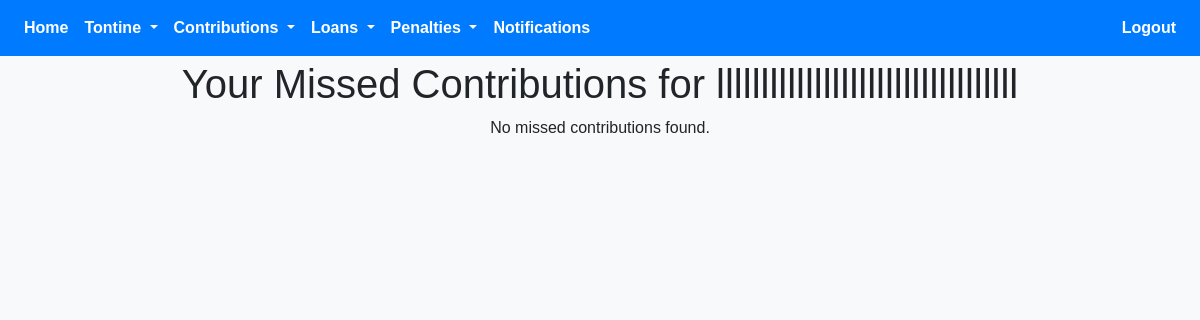
The app's page /paid_missed_contribution.php?id=58 (signed in), older data.
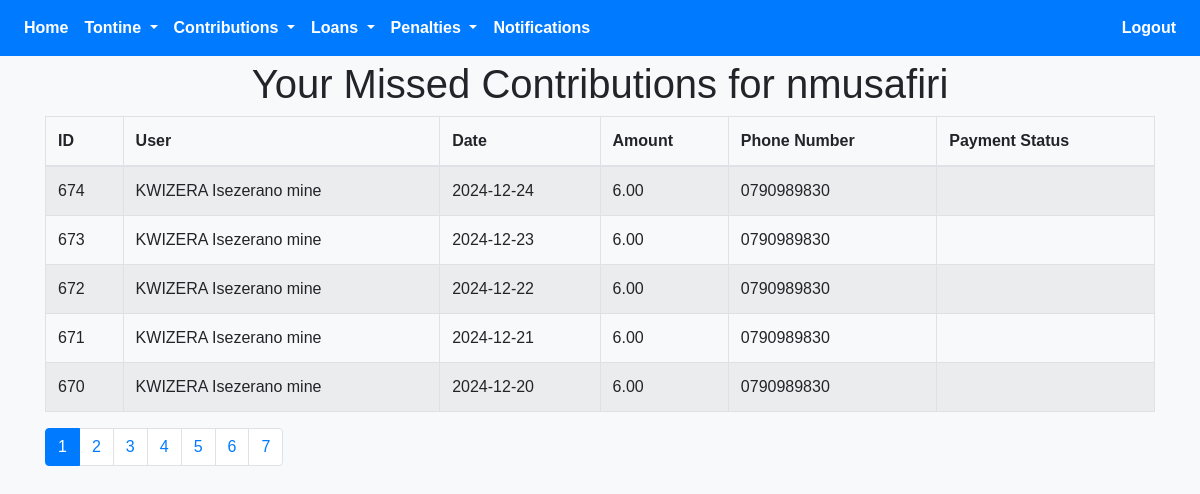
The same page, newer data.
### tables this page shows
CREATE TABLE `tontine` (
  `id` int(11) NOT NULL,
  `tontine_name` varchar(255) NOT NULL,
  `logo` varchar(255) DEFAULT NULL,
  `join_date` date NOT NULL,
  `province` varchar(100) NOT NULL,
  `district` varchar(100) NOT NULL,
  `sector` varchar(100) NOT NULL,
  `total_contributions` decimal(10,2) NOT NULL,
  `occurrence` enum('Daily','Weekly','Monthly') NOT NULL,
  `time` time DEFAULT NULL,
  `day` enum('Monday','Tuesday','Wednesday','Thursday','Friday','Saturday','Sunday') DEFAULT NULL,
  `date` date DEFAULT NULL,
  `created_at` timestamp NOT NULL DEFAULT current_timestamp(),
  `user_id` int(11) DEFAULT NULL,
  `role` varchar(30) NOT NULL,
  `purpose` varchar(255) NOT NULL,
  `rules` varchar(255) NOT NULL,
  `status` enum('Not Justified','Justification Request sent','Justified','Rejected') DEFAULT 'Not Justified',
  `reason` varchar(255) NOT NULL,
  `interest` decimal(10,2) NOT NULL DEFAULT 0.00,
  `payment_frequency` enum('Monthly','Weekly') NOT NULL,
  `frequent_payment_date` date DEFAULT NULL,
  `frequent_payment_day` enum('Monday','Tuesday','Wednesday','Thursday','Friday','Saturday','Sunday') DEFAULT NULL,
  `late_contribution_penalty` int(50) NOT NULL
);

CREATE TABLE `missed_contributions` (
  `id` int(11) NOT NULL,
  `user_id` int(11) NOT NULL,
  `tontine_id` int(11) NOT NULL,
  `missed_amount` decimal(10,2) NOT NULL,
  `missed_date` date NOT NULL,
  `created_at` timestamp NOT NULL DEFAULT current_timestamp(),
  `status` enum('Paid','Unpaid') DEFAULT 'Unpaid'
);

CREATE TABLE `users` (
  `id` int(11) NOT NULL,
  `firstname` varchar(50) NOT NULL,
  `lastname` varchar(50) NOT NULL,
  `phone_number` varchar(15) NOT NULL,
  `idno` varchar(50) NOT NULL,
  `idnotype` varchar(50) NOT NULL,
  `idno_picture` varchar(255) NOT NULL,
  `behalf_name` varchar(30) NOT NULL,
  `behalf_phone_number` varchar(30) NOT NULL,
  `password` varchar(255) NOT NULL,
  `image` varchar(255) NOT NULL,
  `otp` int(11) DEFAULT 0,
  `verified` tinyint(4) NOT NULL DEFAULT 0,
  `otp_used` tinyint(1) NOT NULL DEFAULT 0,
  `otp_login` int(11) NOT NULL DEFAULT 0,
  `otp_forgot` int(11) NOT NULL,
  `otp_behalf` int(11) NOT NULL,
  `otp_behalf_used` tinyint(1) NOT NULL,
  `terms` tinyint(1) DEFAULT 0,
  `created_at` timestamp NOT NULL DEFAULT current_timestamp(),
  `updated_at` timestamp NOT NULL DEFAULT current_timestamp() ON UPDATE current_timestamp(),
  `role` enum('User','Sector','Court') DEFAULT 'User'
);

### paid_missed_contribution.php (the view, shortened to what the changed rows need)
<?php
require 'config.php';
$tontine_id = isset($_GET['id']) ? (int)$_GET['id'] : null;
$perPage = 5;
$page = isset($_GET['page']) ? (int)$_GET['page'] : 1;
$page = max($page, 1);
$start = ($page - 1) * $perPage;
try {
    $countStmt = $pdo->prepare("
        SELECT COUNT(DISTINCT mc.user_id, mc.missed_date) AS total
        FROM missed_contributions mc
        JOIN users u ON mc.user_id = u.id
        WHERE mc.tontine_id = :tontine_id
    ");
    $countStmt->execute([
        'tontine_id' => $tontine_id,
    ]);
    $totalCount = $countStmt->fetch(PDO::FETCH_ASSOC)['total'];
    $stmt = $pdo->prepare("
        SELECT mc.id, mc.missed_date, mc.missed_amount, mc.status, u.phone_number, u.firstname, u.lastname, u.id as user_id,
               mcp.payment_status, mcp.transaction_ref
        FROM missed_contributions mc
        LEFT JOIN users u ON mc.user_id = u.id
        LEFT JOIN missed_contribution_payment mcp ON mc.id = mcp.missed_id
        WHERE mc.tontine_id = :tontine_id
        AND mc.user_id = :user_id
        AND mc.id IN (
            SELECT MAX(mc.id) FROM missed_contributions mc
            WHERE mc.tontine_id = :tontine_id
            GROUP BY mc.user_id, mc.missed_date
        )
        ORDER BY mc.missed_date DESC
        LIMIT :start, :perPage
    ");
    $stmt->bindValue(':tontine_id', $tontine_id, PDO::PARAM_INT);
    $stmt->bindValue(':user_id', $_SESSION['user_id'], PDO::PARAM_INT);
    $stmt->bindValue(':start', $start, PDO::PARAM_INT);
    $stmt->bindValue(':perPage', $perPage, PDO::PARAM_INT);
    $stmt->execute();
    $contributions = $stmt->fetchAll(PDO::FETCH_ASSOC);
    $tontineStmt = $pdo->prepare("SELECT tontine_name FROM tontine WHERE id = :id");
    $tontineStmt->bindParam(':id', $tontine_id, PDO::PARAM_INT);
    $tontineStmt->execute();
    $tontine = $tontineStmt->fetch(PDO::FETCH_ASSOC);
} catch (PDOException $e) {
    die("Error: " . htmlspecialchars($e->getMessage()));
}
?>
<!DOCTYPE html>
<html lang="en">
<head>
    <link rel="stylesheet" href="https://stackpath.bootstrapcdn.com/bootstrap/4.5.2/css/bootstrap.min.css">
    <link rel="stylesheet" href="https://cdnjs.cloudflare.com/ajax/libs/font-awesome/5.15.4/css/all.min.css">
</head>
<body>
    <div class="container mt-1">
        <h1 class="text-center">Your Missed Contributions for <?php echo htmlspecialchars($tontine['tontine_name']); ?></h1>
        <?php if (!empty($contributions)): ?>
          <table class="table table-bordered table-striped">
            <thead>
                <tr>
                    <th>ID</th>
                    <th>User</th>
                    <th>Date</th>
                    <th>Amount</th>
                    <th>Phone Number</th>
                    <th>Payment Status</th>
                </tr>
            </thead>
            <tbody>
                <?php foreach ($contributions as $contribution): ?>
                  <tr>
                    <td><?php echo htmlspecialchars($contribution['id']); ?></td>
                    <td><?php echo htmlspecialchars($contribution['firstname'] . ' ' . $contribution['lastname']); ?></td>
                    <td><?php echo htmlspecialchars($contribution['missed_date']); ?></td>
                    <td><?php echo htmlspecialchars($contribution['missed_amount']); ?></td>
                    <td><?php echo htmlspecialchars($contribution['phone_number']); ?></td>
                    <td><?php echo htmlspecialchars($contribution['payment_status']); ?></td>
                  </tr>
                <?php endforeach; ?>
            </tbody>
        </table>
        <div class="text-center">
            <nav aria-label="Page navigation">
                <ul class="pagination">
                    <?php for ($i = 1; $i <= ceil($totalCount / $perPage); $i++): ?>
                        <li class="page-item <?php echo $i == $page ? 'active' : ''; ?>">
                            <a class="page-link" href="?id=<?php echo $tontine_id; ?>&page=<?php echo $i; ?>"><?php echo $i; ?></a>
                        </li>
                    <?php endfor; ?>
                </ul>
            </nav>
        </div>
        <?php else: ?>
            <p class="text-center">No missed contributions found.</p>
        <?php endif; ?>
    </div>
</body>
</html>

Row changes from the older to the newer data that the page shows:
changed tontine: tontine_name "llllllllllllllllllllllllllllllllll" → "nmusafiri"
added missed_contributions: id "674", user.lastname "KWIZERA Isezerano mine", missed_date "2024-12-24", missed_amount "6.00", user.phone_number "0790989830"
added missed_contributions: id "673", user.lastname "KWIZERA Isezerano mine", missed_date "2024-12-23", missed_amount "6.00", user.phone_number "0790989830"
added missed_contributions: id "672", user.lastname "KWIZERA Isezerano mine", missed_date "2024-12-22", missed_amount "6.00", user.phone_number "0790989830"
added missed_contributions: id "671", user.lastname "KWIZERA Isezerano mine", missed_date "2024-12-21", missed_amount "6.00", user.phone_number "0790989830"
added missed_contributions: id "670", user.lastname "KWIZERA Isezerano mine", missed_date "2024-12-20", missed_amount "6.00", user.phone_number "0790989830"
Text that changed along with them:
text no longer shown: "No missed contributions found."
text now shown: "ID User Date Amount Phone Number Payment Status"
new list line: "1"
new list line: "2"
new list line: "3"
new list line: "4"
new list line: "5"
new list line: "6"
new list line: "7"
